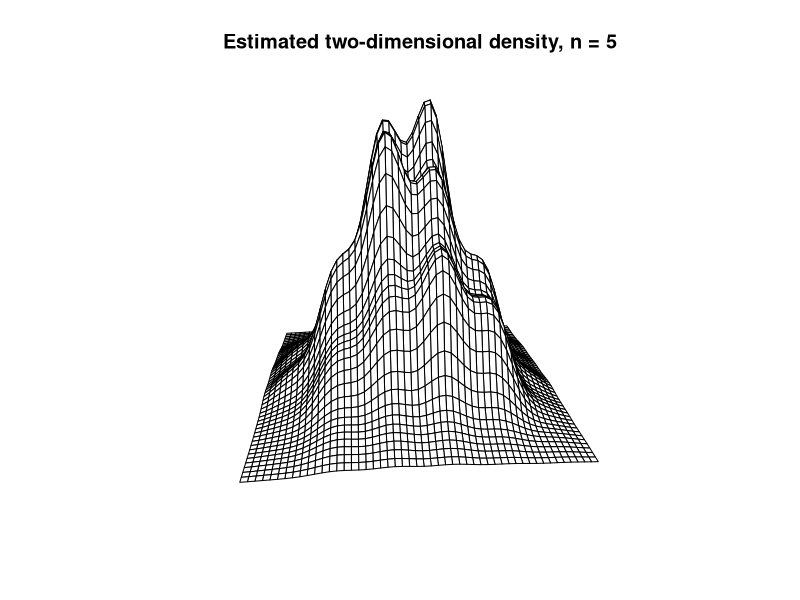

This figure's R source:

# clear all variables
rm(list = ls(all = TRUE))
graphics.off()

# install and load packages
libraries = c("KernSmooth")
lapply(libraries, function(x) if (!(x %in% installed.packages())) {
    install.packages(x)
})
lapply(libraries, library, quietly = TRUE, character.only = TRUE)

p = 0.5
n = 5
bsample     = rbinom(n * 2000, 1, 0.5)      # Random generation of the binomial distribution with parameters 2000*n and 0.5
bsamplem    = matrix(bsample, n, 2000)      # Create a matrix of binomial random variables
bsamplemstd = matrix((colMeans(bsamplem) - p)/sqrt(p * (1 - p)/n), 1000, 2)

dj = bkde2D(bsamplemstd, bandwidth = 1.06 * c(sd(bsamplemstd[, 1]), sd(bsamplemstd[, 
    2])) * 200^(-1/5))                      # Compute 2 dimensional kernel density estimate

persp(dj$x1, dj$x2, dj$fhat, box = FALSE, theta = 265, phi = 15, r = sqrt(3), d = 1, 
    ltheta = -135, lphi = 0, shade = NA) 
title(paste("Estimated two-dimensional density, n =",n ))

